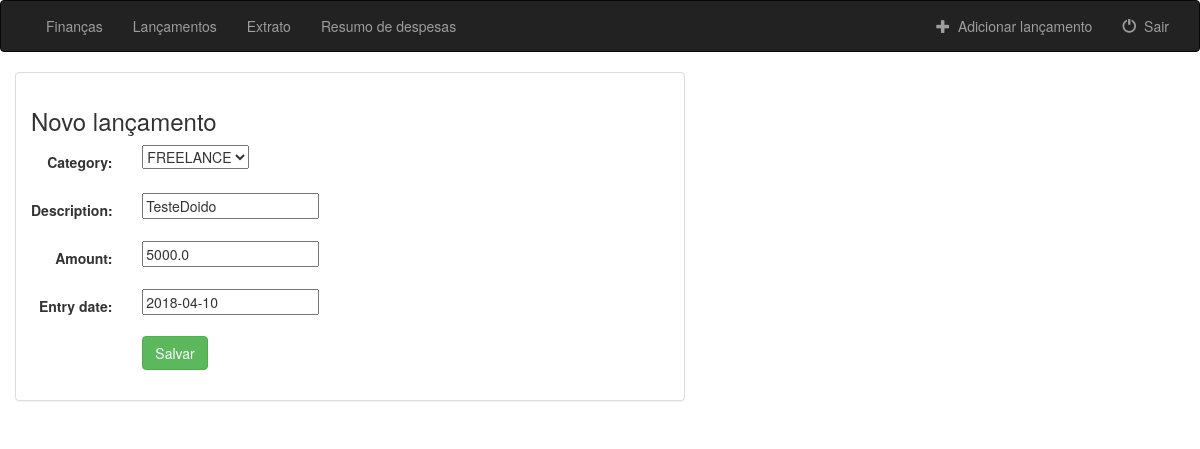
The app's page /finances/20/ (signed in), older data.
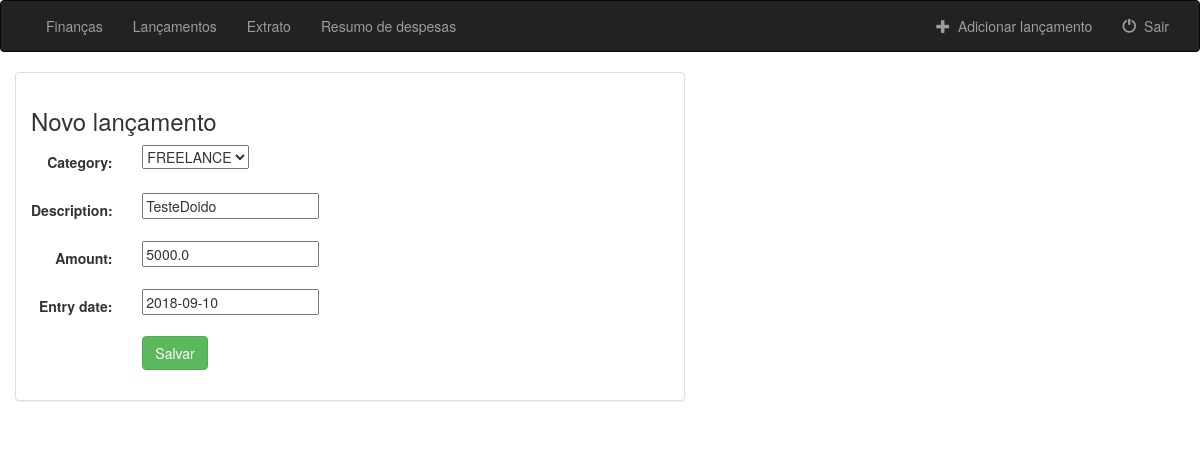
The same page, newer data.
### finances/models.py (models this page shows, shortened)
class Entry(models.Model):
    agent = models.ForeignKey(User, on_delete=models.CASCADE)
    category = models.ForeignKey(Category, on_delete=models.CASCADE)
    description = models.CharField(max_length=100)
    amount = models.FloatField()
    entry_date = models.DateField(default=timezone.now)
    objects = EntryManager()

### finances/views.py (the view, shortened to what this page needs)
# urls.py: path('<int:pk>/', views.UpdateEntry.as_view(), name='update_entry'),
class UpdateEntry(LoginRequiredMixin, UpdateView):
    login_url = 'finances:login_user'
    model = Entry
    fields = ['category', 'description', 'amount', 'entry_date']
    success_url = reverse_lazy('finances:list_entry')

### finances/models.py (called while the page is built)
    def __str__(self):
        return '%s' % (self.description)

### finances/templates/finances/entry_form.html (shortened to what this page needs)
{% extends 'finances/base.html' %}
{% block body %}
<div class="container-fluid">
  <div class="row">
    <div class="col-sm-12 col-md-7">
      <div class="panel panel-default">
        <div class="panel-body">
          <h3>Novo lançamento</h3>
          <form class="form-horizontal" role="form" action="" method="post" enctype="multipart/form-data">
            {% include 'finances/form_template.html' %}
            <div class="form-group">
              <div class="col-sm-offset-2 col-sm-10">
                <button type="submit" class="btn btn-success">Salvar</button>
              </div>
            </div>
          </form>
        </div>
      </div>
    </div>
  </div>
{% endblock %}

### finances/templates/finances/form_template.html (shortened to what this page needs)
{% for field in form %}
    <div class="form-group">
        <div class="col-sm-offset-2 col-sm-10">
        </div>
        <label class="control-label col-sm-2">{{ field.label_tag }}</label>
        <div class="col-sm-10">{{ field }}</div>
    </div>
{% endfor %}

Row changes from the older to the newer data that the page shows:
changed Entry "FREELANCE": entry_date "2018-04-10" → "2018-09-10"
